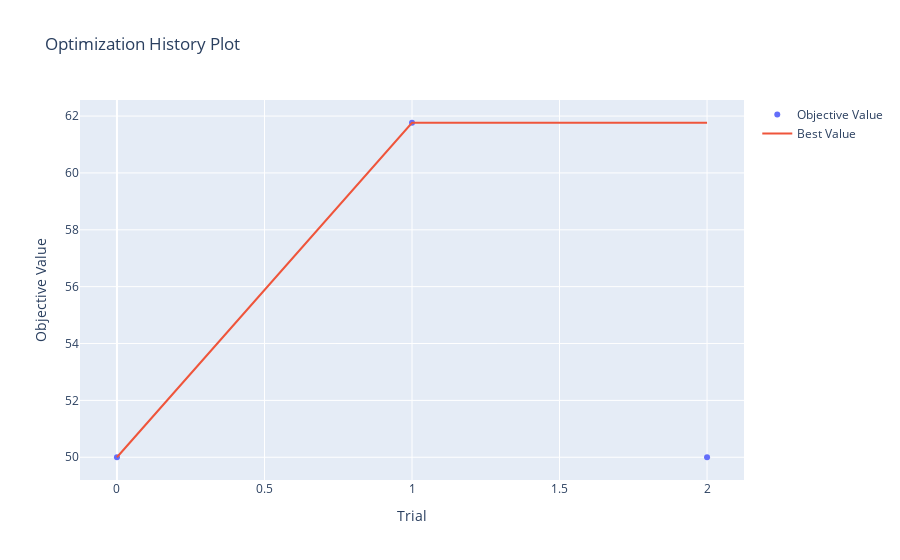

The cell this chart's notebook holds for it:
### Code cell
fig1 = plot_optimization_history(study)
fig1.show()  # in Jupyter this will render an interactive Plotly chart

### Figure 1 — Plotly figure (JSON) as saved in the notebook; plotly's stock layout.template omitted (floating-point values rounded to 4 significant figures)
{"data": [{"mode": "markers", "name": "Objective Value", "type": "scatter", "x": [0, 1, 2], "y": [50, 61.76, 50]}, {"mode": "lines", "name": "Best Value", "type": "scatter", "x": [0, 1, 2], "y": [50, 61.76, 61.76]}, {"marker": {"color": "#cccccc"}, "mode": "markers", "name": "Infeasible Trial", "showlegend": false, "type": "scatter", "x": [], "y": []}], "layout": {"title": {"text": "Optimization History Plot"}, "xaxis": {"title": {"text": "Trial"}}, "yaxis": {"title": {"text": "Objective Value"}}}}
